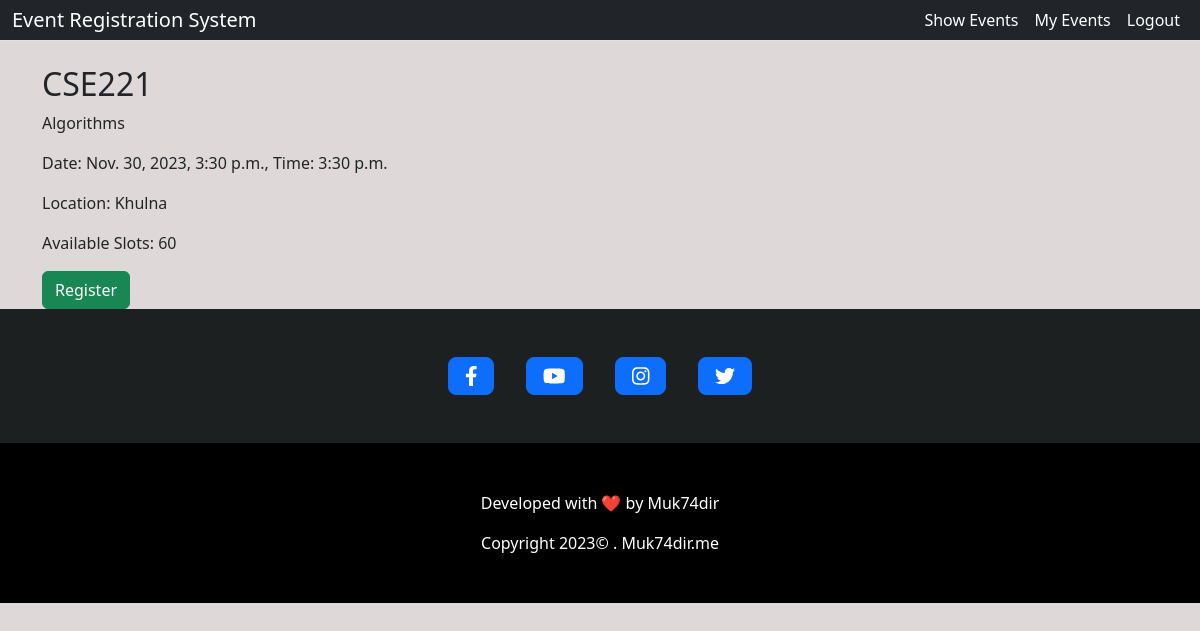
Page /event_detail/3/ (signed in) on the committed database.
### ERSApp/models.py (models this page shows, shortened)
class Event(models.Model):
    title = models.CharField(max_length=100)
    description = models.TextField()
    date = models.DateTimeField()
    time = models.TimeField()
    location = models.CharField(max_length=100)
    slots_available = models.PositiveIntegerField()

### ERSApp/views.py (the view)
# urls.py: path('event_detail/<int:pk>/', EventDetailView.as_view(), name='event_detail'),
class EventDetailView(BaseLoginRequiredMixin, View):
    def get(self, request, pk):
        event = Event.objects.get(id=pk)
        user_registration = Registration.objects.filter(user=request.user, event=event).first()
        context = {
            'event': event,
            'user_registration': user_registration,
        }
        return render(request, 'event_detail.html', context)

### templates/event_detail.html (shortened to what this page needs)
{% extends 'base.html' %}
{% load static %}
{% block content %}
    <div class="container mt-4">
        <h2>{{ event.title }}</h2>
        <p>{{ event.description }}</p>
        <p>Date: {{ event.date }}, Time: {{ event.time }}</p>
        <p>Location: {{ event.location }}</p>
        <p>Available Slots: {{ event.slots_available }}</p>
        {% if event.slots_available > 0 %}
            <a href="{% url 'register' event.id %}" class="btn btn-success">Register</a>
        {% else %}
            <p class="text-danger">Event is fully booked.</p>
        {% endif %}
    </div>
{% endblock %}

### static/css/style.css (style rules this page uses)
body { margin-bottom: 0% !important; background-color: rgb(222, 216, 216) !important; }

### rows in the picture
Event: title "CSE221", description "Algorithms", date "Nov. 30, 2023, 3:30 p.m.", time "3:30 p.m.", location "Khulna", slots_available "60"
